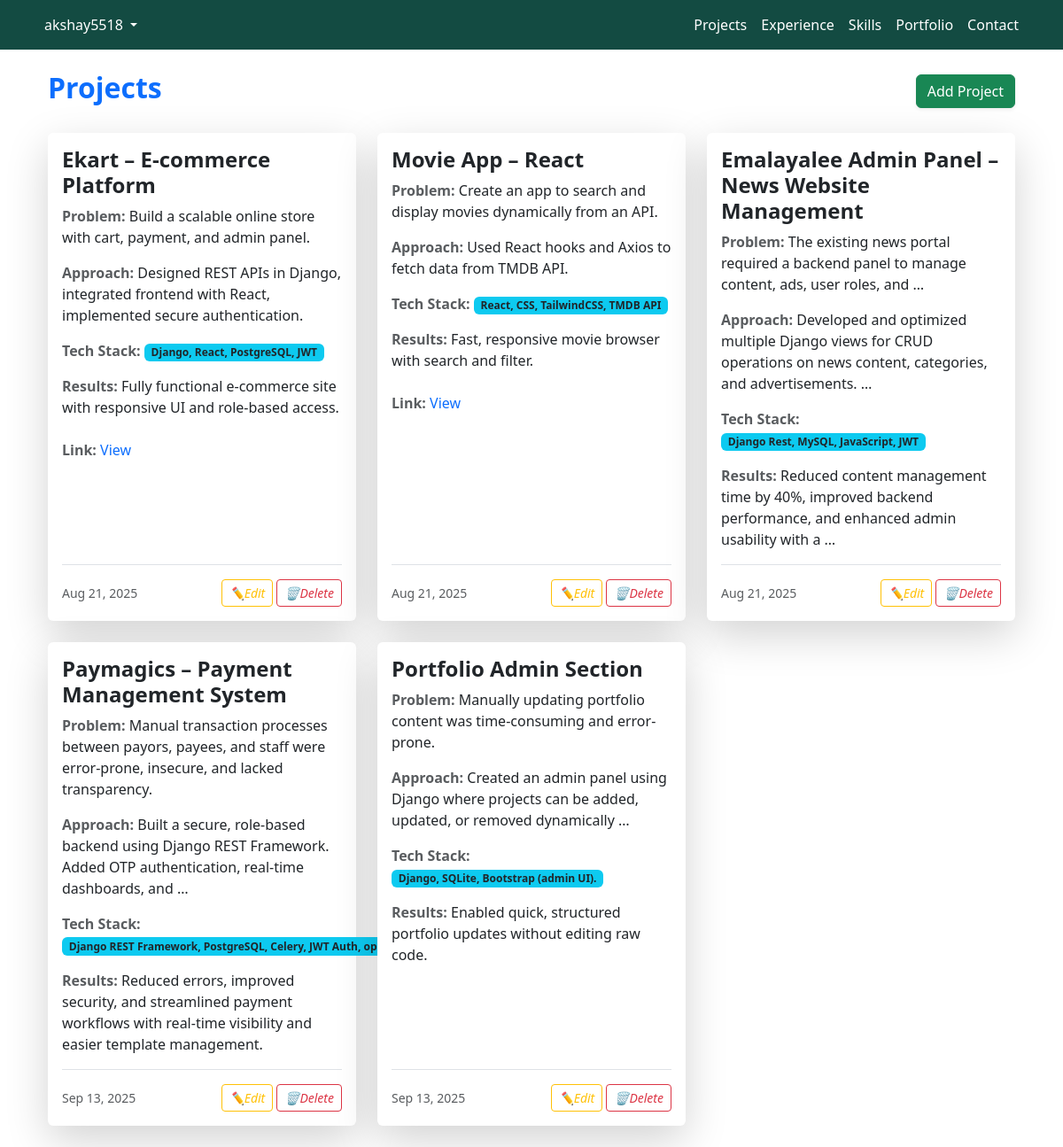
Page /projects/ (signed in) on the committed database.
### Portfolio_App/models.py (models this page shows, shortened)
class Project(models.Model):
    title = models.CharField(max_length=200)
    problem = models.TextField()
    approach = models.TextField()
    techStack = models.TextField()
    results = models.TextField()
    link = models.URLField(blank=True,null=True)
    created_at = models.DateTimeField(auto_now_add=True)

### Portfolio_Admin_App/views.py (the view)
# urls.py: path('projects/', project_dashboard, name='projects'),
@csrf_exempt
@login_required(login_url='login')
def project_dashboard(request):
    projects = Project.objects.all()
    return render(request, 'projects.html', {'projects': projects})

### Portfolio_Admin_App/templates/projects.html (shortened to what this page needs)
{% extends "base.html" %}
{% block content %}
<div class="container">
    <div class="d-flex justify-content-between align-items-center mb-4">
        <h2 class="fw-bold text-primary">
             Projects
        </h2>
        <a href="{% url 'project_create' %}" class="btn btn-success shadow-sm">
             Add Project
        </a>
    </div>
    {% if projects %}
        <div class="row">
            {% for project in projects %}
                <div class="col-md-6 col-lg-4 mb-4">
                    <div class="card shadow-lg border-0 h-100 hover-card">
                        <div class="card-body d-flex flex-column">
                            <h4 class="card-title text-dark fw-bold">
                                 {{ project.title }}
                            </h4>
                            <p><span class="fw-semibold text-muted">Problem:</span> {{ project.problem|truncatewords:15 }}</p>
                            <p><span class="fw-semibold text-muted">Approach:</span> {{ project.approach|truncatewords:15 }}</p>
                            <p>
                                <span class="fw-semibold text-muted">Tech Stack:</span>
                                <span class="badge bg-info text-dark">{{ project.techStack }}</span>
                            </p>
                            <p><span class="fw-semibold text-muted">Results:</span> {{ project.results|truncatewords:15 }}</p>
                            {% if project.link %}
                                <p class="mt-2">
                                    <span class="fw-semibold text-muted">Link:</span>
                                    <a href="{{ project.link }}" target="_blank" class="text-decoration-none">
                                         View
                                    </a>
                                </p>
                            {% endif %}
                            <div class="mt-auto d-flex justify-content-between align-items-center pt-3 border-top">
                                <small class="text-muted">
                                     {{ project.created_at|date:"M d, Y" }}
                                </small>
                                <div>
                                    <a href="{% url 'project_edit' project.id %}" class="btn btn-sm btn-outline-warning">
                                        <i class="bi bi-pencil-square">✏️Edit</i>
                                    </a>
                                    <a href="{% url 'project_delete' project.id %}" class="btn btn-sm btn-outline-danger"
                                       onclick="return confirm('Are you sure you want to delete this project?');">
                                        <i class="bi bi-trash">🗑️Delete</i>
                                    </a>
                                </div>
                            </div>
                        </div>
                    </div>
                </div>
            {% endfor %}
        </div>
    {% else %}
        <div class="alert alert-info text-center shadow-sm">
            <i class="bi bi-info-circle"></i> No projects available.
        </div>
    {% endif %}
</div>
{% endblock %}

### Portfolio_Admin_App/templates/base.html (shortened to what this page needs)
{% load static %}
<!DOCTYPE html>
<html lang="en">
<head>
    <link rel="stylesheet" href="https://cdn.jsdelivr.net/npm/bootstrap@5.3.2/dist/css/bootstrap.min.css">
    <link rel="stylesheet" href="{% static 'css/dashboard.css' %}">
    <link rel="stylesheet" href="{% static 'css/experience.css' %}">
</head>
<body>
    <nav class="navbar navbar-expand-lg" style="background-color: #134b42;">
        <div class="container">
            <div class="collapse navbar-collapse" id="navbarContent">
                {% if request.user.is_authenticated %}
                <ul class="navbar-nav me-auto mb-2 mb-lg-0 d-none d-lg-flex">
                    <li class="nav-item dropdown">
                        <a class="nav-link dropdown-toggle text-white" href="#" id="userDropdown" role="button"
                            data-bs-toggle="dropdown" aria-expanded="false">
                            {{ request.user.username }}
                        </a>
                    </li>
                </ul>
                <ul class="navbar-nav ms-auto mb-2 mb-lg-0">
                    <li class="nav-item d-none d-lg-block"><a class="nav-link text-white" href="{% url 'projects' %}">Projects</a></li>
                    <li class="nav-item d-none d-lg-block"><a class="nav-link text-white" href="{% url 'experience' %}">Experience</a></li>
                    <li class="nav-item d-none d-lg-block"><a class="nav-link text-white" href="{% url 'skills' %}">Skills</a></li>
                    <li class="nav-item d-none d-lg-block"><a class="nav-link text-white" href="{% url 'portfolio' %}">Portfolio</a></li>
                    <li class="nav-item d-none d-lg-block"><a class="nav-link text-white" href="{% url 'contact' %}">Contact</a>
                    </li>
                </ul>
                {% else %}
                <ul class="navbar-nav">
                    <li class="d-flex justify-content-start align-items-start text-white">AdminLogin</li>
                </ul>
                {% endif %}
            </div>
        </div>
    </nav>
    <div class="container mt-4">
        {% block content %}
        {% endblock %}
    </div>
</body>
</html>

### rows in the picture
Project: title "Ekart – E-commerce Platform", problem "Build a scalable online store with cart, payment, and admin panel.", approach "Designed REST APIs in Django, integrated frontend with React, implemented secure authentication.", techStack "Django, React, PostgreSQL, JWT", results "Fully functional e-commerce site with responsive UI and role-based access.", created_at "Aug 21, 2025"
Project: title "Movie App – React", problem "Create an app to search and display movies dynamically from an API.", approach "Used React hooks and Axios to fetch data from TMDB API.", techStack "React, CSS, TailwindCSS, TMDB API", results "Fast, responsive movie browser with search and filter.", created_at "Aug 21, 2025"
Project: title "Emalayalee Admin Panel – News Website Management", problem "The existing news portal required a backend panel to manage content, ads, user roles, and …", approach "Developed and optimized multiple Django views for CRUD operations on news content, categories, and advertisements. …", techStack "Django Rest, MySQL, JavaScript, JWT", results "Reduced content management time by 40%, improved backend performance, and enhanced admin usability with a …", created_at "Aug 21, 2025"
Project: title "Paymagics – Payment Management System", problem "Manual transaction processes between payors, payees, and staff were error-prone, insecure, and lacked transparency.", approach "Built a secure, role-based backend using Django REST Framework. Added OTP authentication, real-time dashboards, and …", techStack "Django REST Framework, PostgreSQL, Celery, JWT Auth, openpyxl.", results "Reduced errors, improved security, and streamlined payment workflows with real-time visibility and easier template management.", created_at "Sep 13, 2025"
Project: title "Portfolio Admin Section", problem "Manually updating portfolio content was time-consuming and error-prone.", approach "Created an admin panel using Django where projects can be added, updated, or removed dynamically …", techStack "Django, SQLite, Bootstrap (admin UI).", results "Enabled quick, structured portfolio updates without editing raw code.", created_at "Sep 13, 2025"

### other values in the picture
{{ request.user.username }} "akshay5518"
